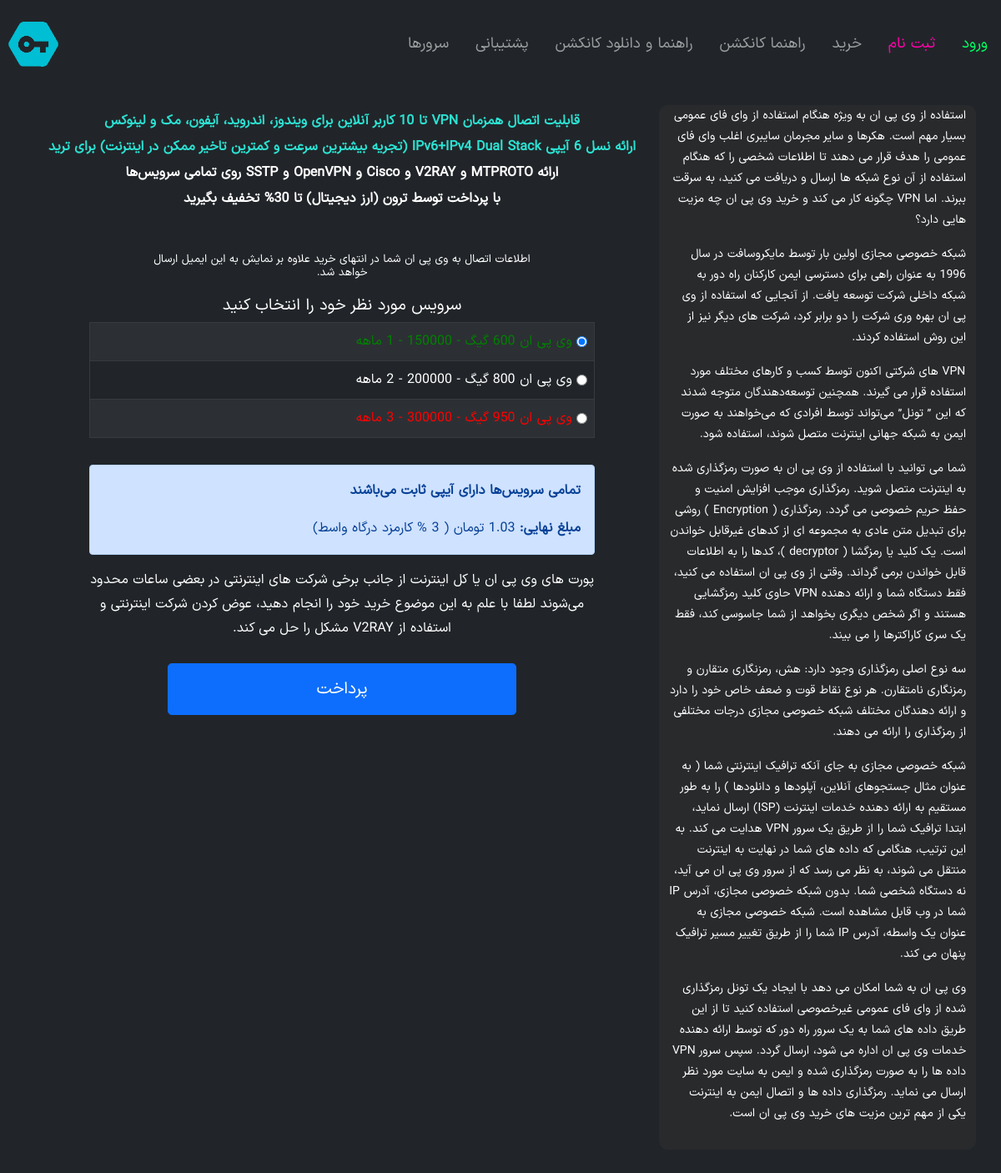
/buy, run on the app's committed database.
### vpn/models.py (models this page shows, shortened)
class vpnlist(models.Model):
    title = models.CharField(max_length=150, verbose_name=_("VPN Title"))
    day = models.IntegerField(verbose_name=_("Active Day"))
    price_t = models.CharField(max_length=150, verbose_name=_("Price Toman"))
    price_c = models.CharField(max_length=150, verbose_name=_("Price Digital currency"), blank=True, null=True)
    row = models.IntegerField(verbose_name=_("Row"))
    color = models.CharField(max_length=150, verbose_name=_("Color"), null=True, blank=True)
    class Meta:
        verbose_name = _("vpnlist")
        verbose_name_plural = _("vpnlists")

class Conf(models.Model):
    title = models.CharField(max_length=150, verbose_name=_("Title"))
    sidebar = RichTextField(verbose_name=_("Sidebar"))
    headtext1 = models.TextField(verbose_name=_("Head Text 1"), null=True, blank=True)
    headtext2 = models.TextField(verbose_name=_("Head Text 2"), null=True, blank=True)
    logo = models.ImageField(upload_to="logo", null=True, blank=True, verbose_name=_("Site Logo"))
    class Meta:
        verbose_name = _("Site Config")
        verbose_name_plural = _("Site Configs")

### vpn/views.py (the view)
# urls.py: path('buy', vpnbuy, name='buy'),
def vpnbuy(request):
    if request.method == "POST":
        vpnid = request.POST.get('vvpnid')
        return redirect('payment:pay', vid=vpnid)
    else:
        vpli = vpnlist.objects.all().order_by('row')
        return render(request=request, template_name="vpn/buy.html", context={'vpnall': vpli})

### vpn/context_processors.py (called while the page is built)
def siteAddress(request):
    return {'SITE_ADDRESS': settings.SITE_ADDRESS}

def sideBar(request):
    conf = Conf.objects.last()
    return {'SITECONF': conf}

### vpn/templatetags/basetags.py (called while the page is built)
@register.filter()
def daytomo(value):
    return math.ceil(value / 31)

### vpn/templates/vpn/buy.html (shortened to what this page needs)
{% extends "base.html" %}
{% load static %}
{% load i18n %}
{% block head %}
    <link rel="stylesheet" href="{% static 'vpn/css/buypg.css' %}" />
{% endblock head %}
{% block body %}
    {% include "vpn/buyor.html" with vpns=vpnall %}
    {% include "vpn/sidebar.html" %}
{% endblock body %}

### vpn/templates/vpn/buyor.html (shortened to what this page needs)
{% load i18n %}
{% load static %}
{% load basetags %}
<div class="col-md-8 rtl">
    <div style="margin-top:25px;">
        <p class="rtl center"
           id="blink1"
           style="font-size: medium;
                  color:rgb(182, 253, 255);
                  margin-bottom: 2px">
            <strong>قابلیت اتصال همزمان VPN تا 10 کاربر آنلاین برای ویندوز، اندروید، آیفون، مک و لینوکس</strong>
        </p>
        <p class="rtl center"
           id="blink2"
           style="font-size: medium;
                  color:rgb(182, 253, 255);
                  margin-top:2px;
                  margin-bottom: 2px">
            <strong>ارائه نسل 6 آیپی IPv6+IPv4 Dual Stack (تجریه بیشترین سرعت و کمترین تاخیر ممکن در اینترنت) برای ترید</strong>
        </p>
        <p class="rtl center"
           id="blink3"
           style="font-size: medium;
                  color:rgb(182, 253, 255);
                  margin-top:2px;
                  margin-bottom: 2px">
            <strong>ارائه MTPROTO و V2RAY و Cisco و OpenVPN و SSTP روی تمامی سرویس‌ها</strong>
        </p>
        <p class="rtl center"
           id="blink4"
           style="font-size: medium;
                  color:rgb(182, 253, 255);
                  margin-top:2px;
                  margin-bottom: 2px">
            <strong>با پرداخت توسط ترون (ارز دیجیتال) تا 30% تخفیف بگیرید</strong>
        </p>
        <form class="form_buy"
              id="buy_submit"
              action="buyVerify"
              method="POST"
              style="margin-top:25px">
            <div class="form-group" id="buy_sign_up">
                <table class="form_buy">
                    <tbody>
                        <tr>
                            <td>
                                <h6 style="direction: rtl;
                                           text-align: center;
                                           margin-top:3px;
                                           font-size: smaller;
                                           color: #ffffff">
                                    اطلاعات اتصال به وی پی ان شما در انتهای خرید علاوه بر نمایش به این ایمیل ارسال خواهد شد.
                                </h6>
                            </td>
                        </tr>
                    </tbody>
                </table>
            </div>
            <div style="opacity: 1.0;">
                <div class="formbox">
                    <h2 class="h2 font-weight-normal"
                        style="direction: rtl;
                               text-align:center;
                               font-size: larger">سرویس مورد نظر خود را انتخاب کنید</h2>
                    <div class="form-group"
                         style="align-content:flex-start;
                                text-align:right;
                                direction:rtl">
                        <section class="serviceselection" id="serviceselection">
                            <table class="table table-dark table-striped table-bordered table-hover"
                                   id="cardtable">
                                <tbody>
                                    {% for vpn in vpns %}
                                        <tr id="trproduct_{{ forloop.counter0 }}"
                                            onclick="reply_click({{ forloop.counter0 }},{{ vpn.price_t }})">
                                            <td class="None">
                                                <div style="display:flex;
                                                            flex-direction: row;
                                                            justify-content: right;
                                                            align-items: center">
                                                    <input id="vpli_{{ vpn.id }}"
                                                           name="vpnid"
                                                           onclick="reply_click({{ forloop.counter0 }},{{ vpn.price_t }} )"
                                                           type="radio"
                                                           value="{{ vpn.id }}"
                                                           {% if forloop.counter0 == 0 %}checked="checked"{% endif %} />
                                                    <label for="vpli_{{ vpn.id }}"
                                                           onclick="reply_click({{ forloop.counter0 }},{{ vpn.price_t }} )"
                                                           style="margin-right: 5px;
                                                                  text-align: right;
                                                                  clear: both;
                                                                  float:left;
                                                                  color:{{ vpn.color }}">
                                                        {{ vpn.title }} - {{ vpn.price_t }} - {{ vpn.day|daytomo }} ماهه
                                                    </label>
                                                </div>
                                            </td>
                                        </tr>
                                    {% endfor %}
                                </tbody>
                            </table>
                        </section>
                    </div>
                    <div class="alert alert-primary rtl right">
                        <p>
                            <strong class="rtl" style="font-size: medium;">تمامی سرویس‌ها دارای آیپی ثابت می‌باشند</strong>
                        </p>
                        <strong id="finalprice_str">مبلغ نهایی:</strong> <span id="finalprice">0</span>
                    </div>
                    <p class="center rtl"
                       style="font-size: medium;
                              color: #ffffff;
                              margin-top: 2px;
                              margin-bottom: 1px">
                        پورت های وی پی ان یا کل اینترنت از جانب برخی شرکت های اینترنتی در بعضی ساعات محدود می‌شوند لطفا با علم به این موضوع خرید خود را انجام دهید، عوض کردن شرکت اینترنتی و استفاده از V2RAY مشکل را حل می کند.
                    </p>
                    <p style="padding:5px;"></p>
                    <div class="row justify-content-center">
                        <div class="col-md-1"></div>
                        <div class="col-md-10 text-center">
                            <button class="btn btn-lg btn-primary btn-block col-10"
                                    style="padding: 15px 15px 15px 15px"
                                    form="buy_submit"
                                    name="checkout-submit"
                                    type="submit"
                                    value="checkout-submit"
                                    target="_blank">پرداخت</button>
                        </div>
                        <div class="col-md-1"></div>
                    </div>
                    <p style="padding:0 0 20px 0"></p>
                </div>
            </div>
        </form>
    </div>
</div>

### vpn/templates/vpn/sidebar.html
<div class="col-md-4 hidden-xs" id="sidebar" dir="rtl">
    <div class="sidebar-section">
        <div class="slider-sections-div">{{ SITECONF.sidebar|safe }}</div>
    </div>
</div>

### static/root/css/main.css (style rules this page uses)
body { background-color: dark; color: #ffffff; font: 14px IranSansX, Tahoma, Arial, sans-serif; line-height: 29px; background-size: cover; background-repeat: no-repeat; }
h2 { font-size: 28px; }
#sidebar { margin-top: 20px; padding-bottom: 15px; background-color: #2e2e2ea4; border-radius: 11px; color: #FFF; font-size: 14px; line-height: 25px; overflow: auto; }
.slider-sections-div { direction: rtl; text-align: right; }

### vpn/static/vpn/css/buypg.css (style rules this page uses)
.rtl { direction: rtl; }
.center { text-align: center; }
.right { text-align: right; }
.form_buy { width: 85%; max-width: 700px; padding: 15px; margin: auto; }
.form_buy { position: relative; box-sizing: border-box; height: auto; padding: 10px; font-size: 16px; }
td { padding: 12px 12px 12px 12px; }

### vpn/templates/vpn/buyor.html (style rules this page uses)
@media (min-width: 768px) { html { font-size: 16px; } }
form { width: 100%; }

### data on the page
vpnlist: title "وی پی ان 600 گیگ"
vpnlist: title "وی پی ان 800 گیگ"
vpnlist: title "وی پی ان 950 گیگ"
Conf: sidebar "استفاده از وی پی ان به ویژه هنگام استفاده از وای فای عمومی بسیار مهم است. هکرها و سایر مجرمان سایبری اغلب وای فای عمومی را هدف قرار می دهند تا اطلاعات شخصی را که هنگام استفاده از آن نوع شبکه ها ارسال و دریافت می کنید، به سرقت ببرند. اما VPN چگونه کار می کند و خرید وی پی ان چه مزیت هایی دارد؟ شبکه خصوصی مجازی اولین بار توسط مایکروسافت در سال 1996 به عنوان راهی برای دسترسی ایمن کارکنان راه دور به شبکه داخلی شرکت توسعه یافت. از آنجایی که استفاده از وی پی ان بهره وری شرکت را دو برابر کرد، شرکت های دیگر نیز از این روش استفاده کردند. VPN های شرکتی اکنون توسط کسب و کارهای مختلف مورد استفاده قرار می گیرند. همچنین توسعه‌دهندگان متوجه شدند که این ” تونل” می‌تواند توسط افرادی که می‌خواهند به‌ صورت…"
